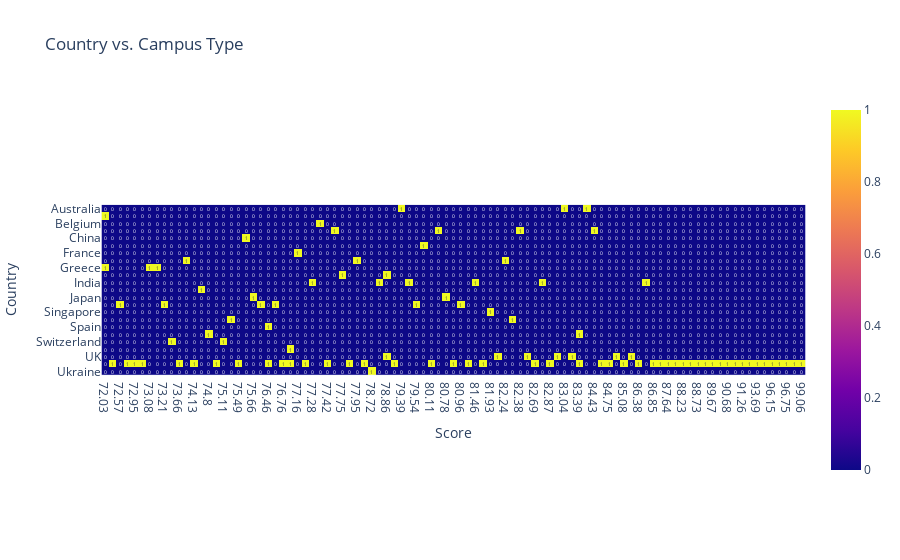

Source (notebook cell):
### Code cell
# Heatmap
# Assuming you have a categorical column 'Campus_Type'

crosstab = pd.crosstab(df['Country'], df['Score'])
fig = px.imshow(crosstab, text_auto=True, title='Country vs. Campus Type')
fig.show()

### Figure 1 — Plotly figure (JSON) as saved in the notebook; plotly's stock layout.template omitted (floating-point values rounded to 4 significant figures; data arrays with more than 128 entries replaced by an {"elided": "..."} marker saying what was removed)
{"data": [{"coloraxis": "coloraxis", "hovertemplate": "Score: %{x}<br>Country: %{y}<br>color: %{z}<extra></extra>", "name": "0", "texttemplate": "%{z}", "type": "heatmap", "x": ["72.03", "72.33", "72.57", "72.74", "72.95", "73.05", "73.08", "73.16", "73.21", "73.59", "73.66", "74.11", "74.13", "74.79", "74.8", "74.89", "75.11", "75.45", "75.49", "75.52", "75.66", "76.32", "76.46", "76.56", "76.76", "76.77", "77.16", "77.22", "77.28", "77.35", "77.42", "77.55", "77.75", "77.94", "77.95", "78.49", "78.72", "78.77", "78.86", "79.08", "79.39", "79.46", "79.54", "79.69", "80.11", "80.68", "80.78", "80.83", "80.96", "81.08", "81.46", "81.82", "81.93", "82.06", "82.24", "82.34", "82.38", "82.48", "82.69", "82.8", "82.87", "82.95", "83.04", "83.26", "83.39", "83.79", "84.43", "84.64", "84.75", "84.96", "85.08", "86.02", "86.38", "86.6", "86.85", "87.62", "87.64", "87.76", "88.23", "88.52", "88.73", "89.11", "89.67", "90.3", "90.68", "91.23", "91.26", "92.08", "93.69", "94.4", "96.15", "96.53", "96.75", "98.13", "99.06"], "xaxis": "x", "y": ["Australia", "Austria", "Belgium", "Canada", "China", "Denmark", "France", "Germany", "Greece", "Hong Kong", "India", "Italy", "Japan", "Netherlands", "Singapore", "South Korea", "Spain", "Sweden", "Switzerland", "Taiwan", "UK", "US", "Ukraine"], "yaxis": "y", "z": {"elided": "23x95 int values"}}], "layout": {"coloraxis": {"colorscale": [[0, "#0d0887"], [0.1111, "#46039f"], [0.2222, "#7201a8"], [0.3333, "#9c179e"], [0.4444, "#bd3786"], [0.5556, "#d8576b"], [0.6667, "#ed7953"], [0.7778, "#fb9f3a"], [0.8889, "#fdca26"], [1, "#f0f921"]]}, "title": {"text": "Country vs. Campus Type"}, "xaxis": {"anchor": "y", "constrain": "domain", "domain": [0, 1], "scaleanchor": "y", "title": {"text": "Score"}}, "yaxis": {"anchor": "x", "autorange": "reversed", "constrain": "domain", "domain": [0, 1], "title": {"text": "Country"}}}}
